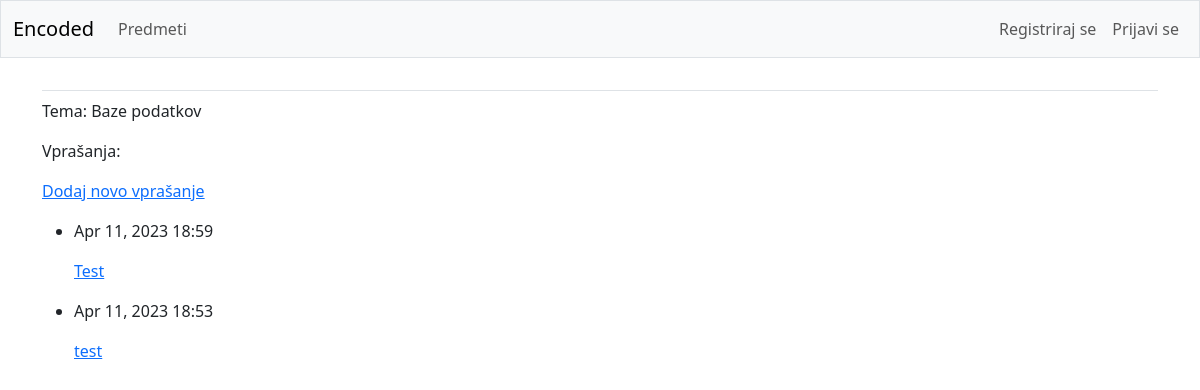
The app's page /topics/1/, older data.
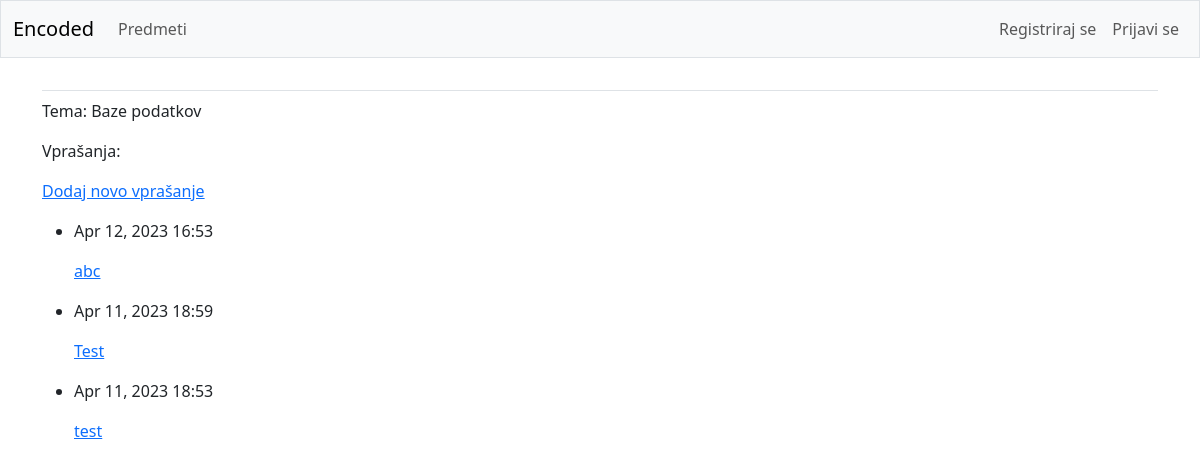
The same page, newer data.
### bounties/models.py (models this page shows, shortened)
class Bounty(models.Model):
    owner=models.ForeignKey(User, on_delete=models.CASCADE)
    name=models.CharField(max_length=200)
    subject=models.ForeignKey(Subject, on_delete=models.CASCADE)
    topic=models.ForeignKey(Topic, on_delete=models.CASCADE)
    date_added=models.DateTimeField(auto_now_add=True)
    text=models.TextField(default="Nedokoncana objava")
    class Meta:
        verbose_name_plural = 'bounties'

### bounties/views.py (the view)
# urls.py: path('topics/<int:topic_id>/', views.topic, name='topic'),
def topic(request, topic_id):
    topic=Topic.objects.get(id=topic_id)
    bounties=topic.bounty_set.order_by('-date_added')
    context={'topic': topic, 'bounties': bounties}
    return render(request, 'bounties/topic.html', context)

### bounties/templates/bounties/topic.html
{% extends 'bounties/base.html' %}
{% block content %}
<p>Tema: {{ topic.name }}</p>
<p>Vprašanja: </p>
<p>
  <a href="{% url 'bounties:new_bounty' topic.id %}">Dodaj novo vprašanje</a>
</p>
<ul>
    {% for bounty in bounties %}
      <li>
        <p>{{ bounty.date_added|date:'M d, Y H:i' }}</p>
        <p><a href="{% url 'bounties:bounty' topic.id bounty.id %}">{{ bounty.name }}</a></p>
      </li>
    {% empty %}
      <li>Nihče še ni zastavil vprašanja za to temo.</li>
    {% endfor %}
</ul>
{% endblock content %}

Row changes from the older to the newer data that the page shows:
added Bounty: date_added "Apr 12, 2023 16:53", name "abc"
